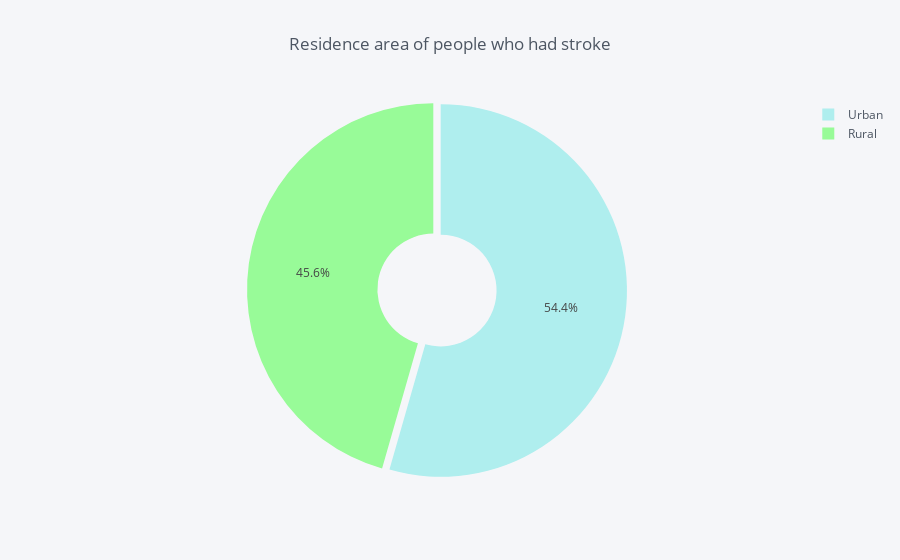

Notebook cell for this chart:
### Markdown cell above
<h3 style='background:#F1C4EF; border:1; border-radius:10px; color:black'><center>Residence area of people who had stroke</center></h3>

### Code cell
Residence = df.groupby(df['Residence_type'])['stroke'].sum()
df_Residence = pd.DataFrame({'labels': Residence.index,
                   'values': Residence.values
                  })
df_Residence.iplot(kind='pie',labels='labels',values='values', title='Residence area of people who had stroke', colors = colors2, 
            pull=[0.02, 0.02],hole = 0.3)

### Figure 1 — Plotly figure (JSON) as saved in the notebook; plotly's stock layout.template omitted (floating-point values rounded to 4 significant figures)
{"data": [{"hole": 0.3, "labels": ["Rural", "Urban"], "marker": {"colors": ["rgba(152, 251, 152, 1.0)", "rgba(175, 238, 238, 1.0)"]}, "name": "", "pull": [0.02, 0.02], "type": "pie", "values": [113, 135]}], "layout": {"legend": {"bgcolor": "#F5F6F9", "font": {"color": "#4D5663"}}, "paper_bgcolor": "#F5F6F9", "plot_bgcolor": "#F5F6F9", "title": "Residence area of people who had stroke", "titlefont": {"color": "#4D5663"}}}
